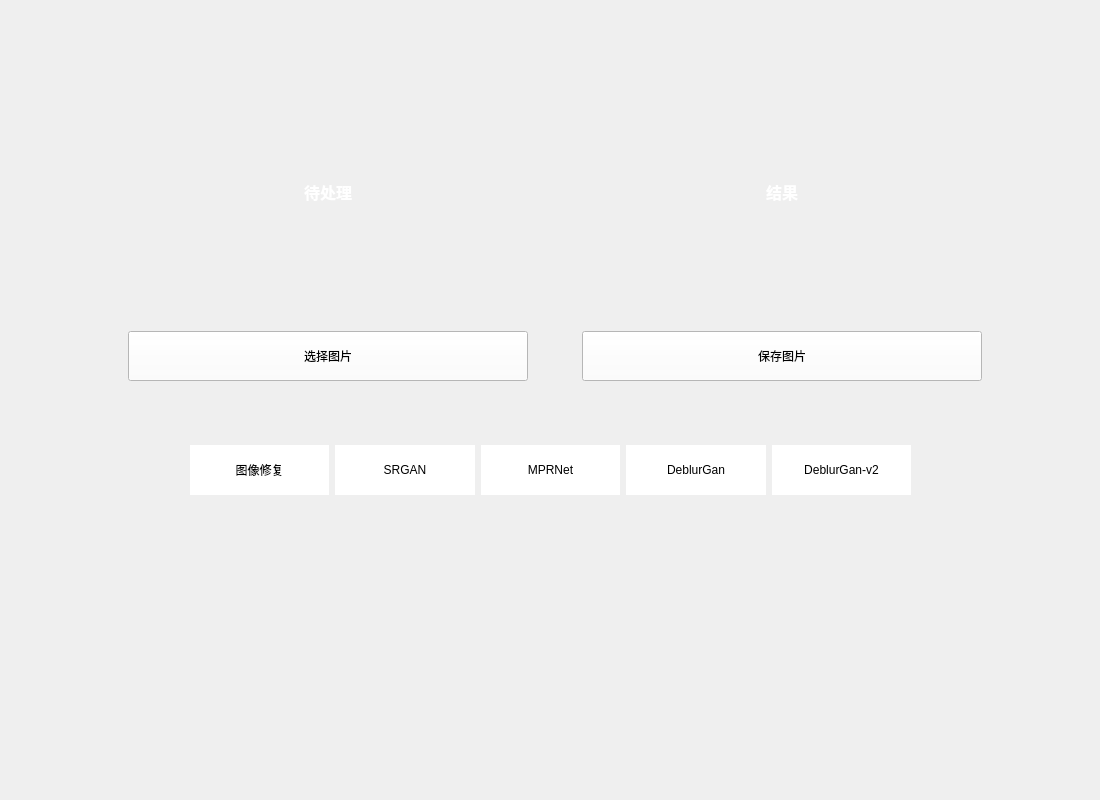
<?xml version="1.0" encoding="UTF-8"?>
<ui version="4.0">
 <class>Formwin7</class>
 <widget class="QWidget" name="Formwin7">
  <property name="geometry">
   <rect>
    <x>0</x>
    <y>0</y>
    <width>1100</width>
    <height>800</height>
   </rect>
  </property>
  <property name="minimumSize">
   <size>
    <width>1100</width>
    <height>700</height>
   </size>
  </property>
  <property name="windowTitle">
   <string>Form</string>
  </property>
  <widget class="QWidget" name="layoutWidget">
   <property name="geometry">
    <rect>
     <x>80</x>
     <y>60</y>
     <width>951</width>
     <height>321</height>
    </rect>
   </property>
   <property name="minimumSize">
    <size>
     <width>500</width>
     <height>0</height>
    </size>
   </property>
   <layout class="QGridLayout" name="gridLayout">
    <item row="1" column="0">
     <widget class="QPushButton" name="pushButton_load">
      <property name="minimumSize">
       <size>
        <width>400</width>
        <height>50</height>
       </size>
      </property>
      <property name="maximumSize">
       <size>
        <width>16777215</width>
        <height>50</height>
       </size>
      </property>
      <property name="styleSheet">
       <string notr="true">background-color: rgb(255, 255, 255);</string>
      </property>
      <property name="text">
       <string>选择图片</string>
      </property>
     </widget>
    </item>
    <item row="0" column="1">
     <widget class="QLabel" name="label_jieguo">
      <property name="minimumSize">
       <size>
        <width>400</width>
        <height>0</height>
       </size>
      </property>
      <property name="maximumSize">
       <size>
        <width>400</width>
        <height>16777215</height>
       </size>
      </property>
      <property name="styleSheet">
       <string notr="true"/>
      </property>
      <property name="text">
       <string>&lt;html&gt;&lt;head/&gt;&lt;body&gt;&lt;p align=&quot;center&quot;&gt;&lt;span style=&quot; font-size:12pt; font-weight:600; color:#ffffff;&quot;&gt;结果&lt;/span&gt;&lt;/p&gt;&lt;/body&gt;&lt;/html&gt;</string>
      </property>
     </widget>
    </item>
    <item row="0" column="0">
     <widget class="QLabel" name="label_daichuli">
      <property name="minimumSize">
       <size>
        <width>400</width>
        <height>0</height>
       </size>
      </property>
      <property name="maximumSize">
       <size>
        <width>400</width>
        <height>16777215</height>
       </size>
      </property>
      <property name="styleSheet">
       <string notr="true"/>
      </property>
      <property name="text">
       <string>&lt;html&gt;&lt;head/&gt;&lt;body&gt;&lt;p align=&quot;center&quot;&gt;&lt;span style=&quot; font-size:12pt; font-weight:600; color:#ffffff;&quot;&gt;待处理&lt;/span&gt;&lt;/p&gt;&lt;/body&gt;&lt;/html&gt;</string>
      </property>
     </widget>
    </item>
    <item row="1" column="1">
     <widget class="QPushButton" name="pushButton_save">
      <property name="minimumSize">
       <size>
        <width>400</width>
        <height>50</height>
       </size>
      </property>
      <property name="styleSheet">
       <string notr="true">background-color: rgb(255, 255, 255);</string>
      </property>
      <property name="text">
       <string>保存图片</string>
      </property>
     </widget>
    </item>
   </layout>
  </widget>
  <widget class="QWidget" name="layoutWidget">
   <property name="geometry">
    <rect>
     <x>190</x>
     <y>410</y>
     <width>721</width>
     <height>121</height>
    </rect>
   </property>
   <property name="minimumSize">
    <size>
     <width>80</width>
     <height>50</height>
    </size>
   </property>
   <layout class="QHBoxLayout" name="horizontalLayout">
    <item>
     <widget class="QPushButton" name="pushButton_xiufu">
      <property name="minimumSize">
       <size>
        <width>85</width>
        <height>50</height>
       </size>
      </property>
      <property name="styleSheet">
       <string notr="true">background-color: rgb(255, 255, 255);border-radius:30px;</string>
      </property>
      <property name="text">
       <string>图像修复</string>
      </property>
     </widget>
    </item>
    <item>
     <widget class="QPushButton" name="pushButton_SRGAN">
      <property name="minimumSize">
       <size>
        <width>85</width>
        <height>50</height>
       </size>
      </property>
      <property name="styleSheet">
       <string notr="true">background-color: rgb(255, 255, 255);border-radius:30px;</string>
      </property>
      <property name="text">
       <string>SRGAN</string>
      </property>
     </widget>
    </item>
    <item>
     <widget class="QPushButton" name="pushButton_MPRnet">
      <property name="minimumSize">
       <size>
        <width>85</width>
        <height>50</height>
       </size>
      </property>
      <property name="styleSheet">
       <string notr="true">background-color: rgb(255, 255, 255);border-radius:30px;</string>
      </property>
      <property name="text">
       <string>MPRNet</string>
      </property>
     </widget>
    </item>
    <item>
     <widget class="QPushButton" name="pushButton_DeblurGan">
      <property name="minimumSize">
       <size>
        <width>85</width>
        <height>50</height>
       </size>
      </property>
      <property name="styleSheet">
       <string notr="true">background-color: rgb(255, 255, 255);border-radius:30px;</string>
      </property>
      <property name="text">
       <string>DeblurGan</string>
      </property>
     </widget>
    </item>
    <item>
     <widget class="QPushButton" name="pushButton_Deblurganv2">
      <property name="minimumSize">
       <size>
        <width>85</width>
        <height>50</height>
       </size>
      </property>
      <property name="styleSheet">
       <string notr="true">background-color: rgb(255, 255, 255);
border-radius:30px;</string>
      </property>
      <property name="text">
       <string>DeblurGan-v2</string>
      </property>
     </widget>
    </item>
   </layout>
  </widget>
 </widget>
 <resources/>
 <connections/>
</ui>
